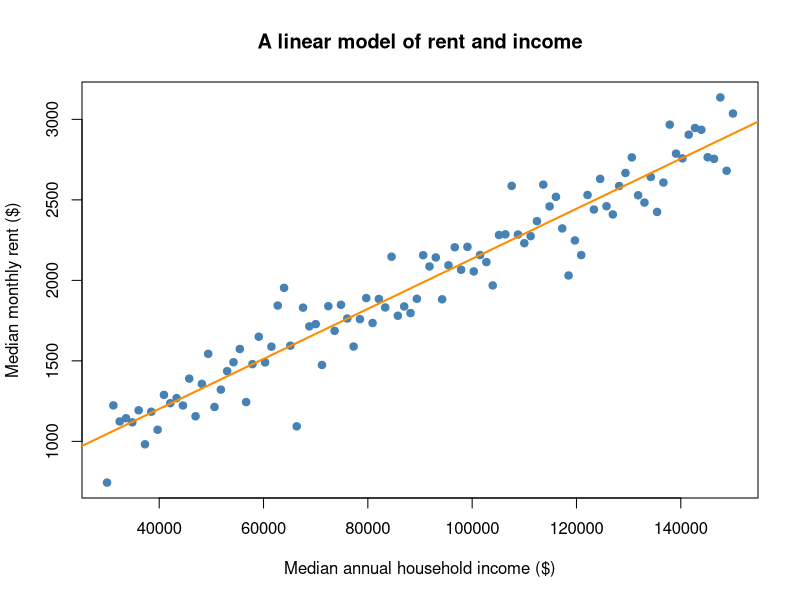
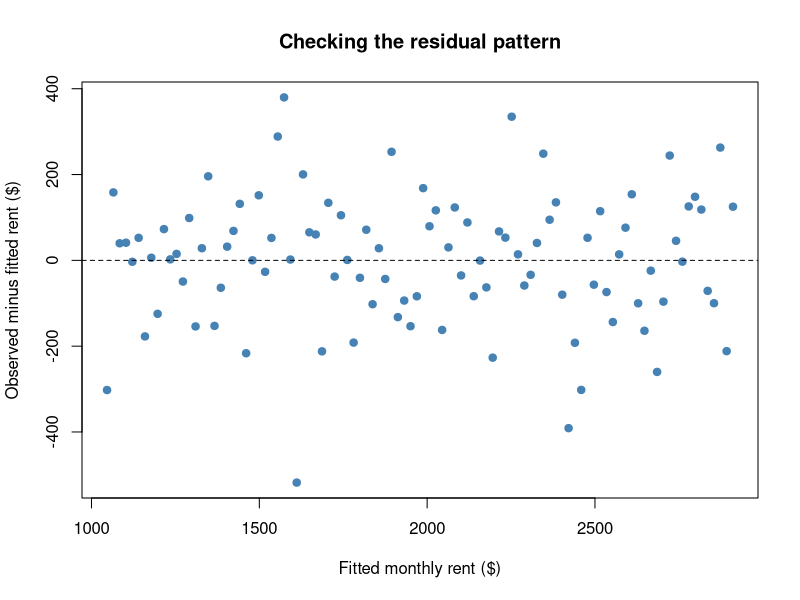

Write R code to recreate these figures, in order.
## ---- chunk 1
#| label: make-practice-data

set.seed(5080)

practice_tracts <- data.frame(
  tract_id = sprintf("Practice %03d", 1:100),
  med_inc = seq(30000, 150000, length.out = 100)
)

practice_tracts$med_rent <-
  600 + 0.015 * practice_tracts$med_inc + rnorm(100, mean = 0, sd = 180)

head(practice_tracts)
## ---- chunk 2
#| label: fit-practice-model

m1 <- lm(med_rent ~ med_inc, data = practice_tracts)
summary(m1)
## ---- chunk 3
#| label: fig-income-rent
#| fig-cap: "Invented practice data: monthly rent and annual household income."
#| fig-width: 8
#| fig-height: 5

plot(
  practice_tracts$med_inc,
  practice_tracts$med_rent,
  pch = 19,
  col = "steelblue",
  xlab = "Median annual household income ($)",
  ylab = "Median monthly rent ($)",
  main = "A linear model of rent and income"
)
abline(m1, col = "darkorange", lwd = 2)
## ---- chunk 4
#| label: calculate-practice-residuals

practice_tracts$predicted_rent <- predict(m1, newdata = practice_tracts)
practice_tracts$residual <-
  practice_tracts$med_rent - practice_tracts$predicted_rent

head(practice_tracts)
## ---- chunk 5
#| label: largest-positive-practice-residuals

highest_residuals <- practice_tracts[
  order(practice_tracts$residual, decreasing = TRUE),
]

head(highest_residuals, 10)
## ---- chunk 6
#| label: fig-residual-check
#| fig-cap: "Practice residuals versus fitted rents."
#| fig-width: 8
#| fig-height: 5

plot(
  fitted(m1), residuals(m1),
  pch = 19, col = "steelblue",
  xlab = "Fitted monthly rent ($)",
  ylab = "Observed minus fitted rent ($)",
  main = "Checking the residual pattern"
)
abline(h = 0, lty = 2)
## ---- chunk 7
#| label: split-practice-data

set.seed(25)

train_rows <- sample(
  seq_len(nrow(practice_tracts)),
  size = floor(0.8 * nrow(practice_tracts))
)

train_data <- practice_tracts[train_rows, c("tract_id", "med_inc", "med_rent")]
test_data <- practice_tracts[-train_rows, c("tract_id", "med_inc", "med_rent")]

c(training_rows = nrow(train_data), test_rows = nrow(test_data))
## ---- chunk 8
#| label: ten-fold-practice

set.seed(5080)

fold_id <- sample(rep(1:10, length.out = nrow(train_data)))
cv_predictions <- rep(NA_real_, nrow(train_data))
fold_rmse <- numeric(10)

for (k in 1:10) {
  fitting_rows <- train_data[fold_id != k, ]
  validation_rows <- train_data[fold_id == k, ]

  fold_model <- lm(med_rent ~ med_inc, data = fitting_rows)

  cv_predictions[fold_id == k] <- predict(
    fold_model,
    newdata = validation_rows
  )

  fold_errors <- validation_rows$med_rent - cv_predictions[fold_id == k]
  fold_rmse[k] <- sqrt(mean(fold_errors^2))
}

cv_errors <- train_data$med_rent - cv_predictions

data.frame(
  metric = c("Pooled validation MAE", "Pooled validation RMSE",
             "Mean fold RMSE"),
  dollars = c(mean(abs(cv_errors)), sqrt(mean(cv_errors^2)),
              mean(fold_rmse))
)

data.frame(fold = 1:10, RMSE = fold_rmse)
## ---- chunk 9
#| label: evaluate-practice-test-set

train_model <- lm(med_rent ~ med_inc, data = train_data)
test_predictions <- predict(train_model, newdata = test_data)
test_errors <- test_data$med_rent - test_predictions

# A simple benchmark: predict the training mean rent for every test tract.
baseline_predictions <- rep(mean(train_data$med_rent), nrow(test_data))
baseline_errors <- test_data$med_rent - baseline_predictions

data.frame(
  model = c("Income model", "Training-mean benchmark"),
  test_MAE = c(mean(abs(test_errors)), mean(abs(baseline_errors))),
  test_RMSE = c(
    sqrt(mean(test_errors^2)),
    sqrt(mean(baseline_errors^2))
  )
)
